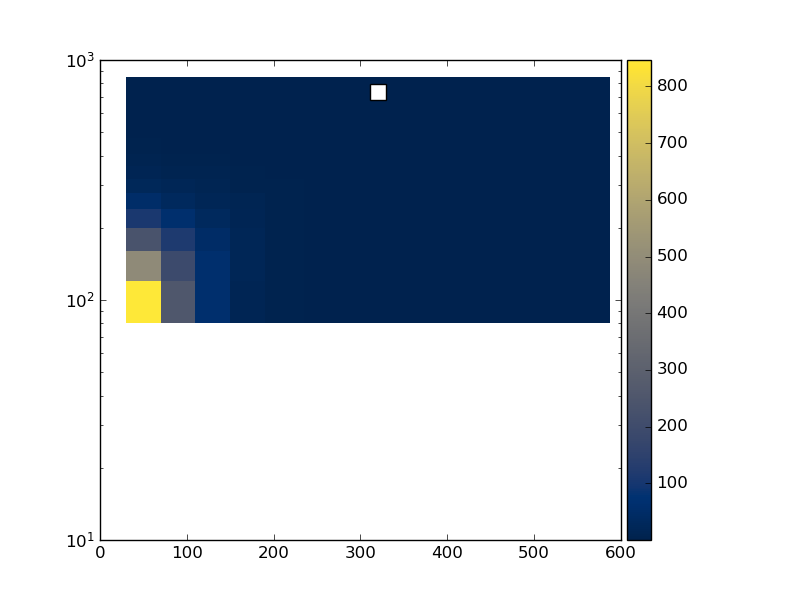

Write the Python code that produced this figure.
#! /usr/bin/env python

# This Python script was auto-generated using YODA v2.0.1.
# Analysis object: /WbWb_singlelepton/pT_lep1_pT_whad
# Timestamp: 12-01-2026 (12:51:19)

import matplotlib as mpl
import matplotlib.pyplot as plt
mpl.use('Agg') # comment out for interactive use
import os
import numpy as np

plotDir = os.path.split(os.path.realpath(__file__))[0]
if 'YODA_USER_PLOT_PATH' in globals():
    plot_outdir = globals()['YODA_USER_PLOT_PATH']
else:
    plot_outdir = plotDir

#plot style
plt.style.use(os.path.join(plotDir, '../default.mplstyle'))

plt.rcParams['text.usetex'] = False
plt.style.use(['classic'])
plt.rc('font', family='DejaVu Sans')
# plot metadata
figW, figH = plt.rcParams['figure.figsize']
ax_xLabel = r''
ax_yLabel = r''
ax_zLabel = r''
ax_title  = r''
ax_xScale = 'linear'
ax_yScale = 'log'
ax_zScale = 'linear'
yLims = (100, 100)

# TeX-friendly labels for the legend
labels = [ r"WbWb\_Slurm\_Template\_171" ]

# Adjust canvas width and height
canvasW = 10
canvasH = 10
figW *= canvasW/10.
figH *= canvasH/9.

# Create figure and axis objects
fig, ax = plt.subplots(1, 1)

# Set figure margins
plt.subplots_adjust(
    left   = 1.0 * plt.rcParams['figure.subplot.left'],
    right  = 1.0 * plt.rcParams['figure.subplot.right'],
    top    = 1.0 * plt.rcParams['figure.subplot.top'],
    bottom = 1.0 * plt.rcParams['figure.subplot.bottom'])

ax.yaxis.set_minor_locator(mpl.ticker.LogLocator(
base=10.0, subs=[i for i in np.arange(0, 1, 0.1)], numticks=np.inf))

# Color map: curve index -> color
colors = {0: '#EE3311', 1: '#3366FF', 2: '#109618', 3: '#FF9900', 4: '#990099'}


# the numerical data is stored in a separate file
dataf = dict()
exec(open(os.path.split(__file__)[0] + '/pT_lep1_pT_whad__data.py').read(), dataf)

legend_handles = dict() # keep track of handles for the legend
# reference data in main panel
cmap = 'cividis'
xbin_cent = np.unique(dataf['xpoints'])
ybin_cent = np.unique(dataf['ypoints'])
X, Y = np.meshgrid(xbin_cent, ybin_cent)
Z = np.array(dataf['zpoints']).reshape(X.shape[::-1])
pc = ax.pcolormesh(X, Y, Z.T, cmap=cmap, shading='auto')
cbar = fig.colorbar(pc, orientation='vertical', ax=ax, pad=0.01)
cbar.set_label(ax_zLabel)
# style options for curves
# starts at zorder>=5 to draw curve on top of legend

legend_pos = (0.5, 0.97)
ax.legend(legend_handles, labels, loc='upper left', bbox_to_anchor=legend_pos)

ax.set_xlabel(ax_xLabel)
ax.set_ylabel(ax_yLabel, loc='top')
ax.set_title(ax_title, loc='left')
ax.set_xscale(ax_xScale)
ax.set_yscale(ax_yScale)

# tick formatting
plt.rcParams['xtick.top'] = True
plt.rcParams['ytick.right'] = True
plt.savefig(os.path.join(plot_outdir, 'pT_lep1_pT_whad.pdf'), format='PDF')
plt.savefig(os.path.join(plot_outdir, 'pT_lep1_pT_whad.png'), format='PNG')

plt.close(fig)
